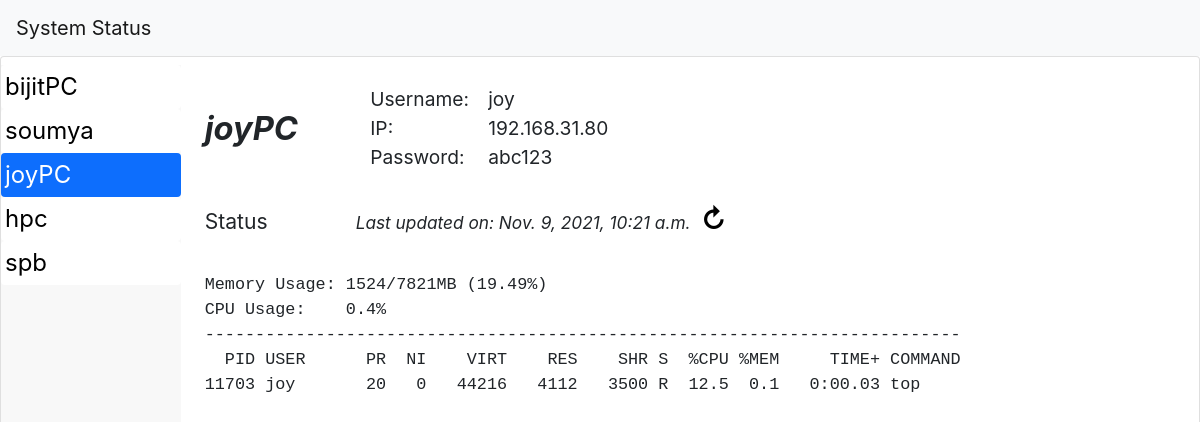
Page /home/joyPC on the committed database.
### jobstat/models.py (models this page shows, shortened)
class remoteModel(models.Model):
    remoteName = models.CharField(max_length=100)   # a short/nick name for the server
    remoteIP = models.GenericIPAddressField()       # server ip address
    remotePORT = models.IntegerField(default=22)    # server port
    username = models.CharField(max_length=100)     # username
    password = models.CharField(max_length=100)     # password
    remoteType = models.CharField(max_length=100,choices=[
        ('workstation',"Workstation/PC"),  # 2ns one shows in the list options
        ('cluster',"Cluster"),
        ('qsubcluster',"qsubClsuter"),
    ],default="Workstation")
    remoteCommand= models.TextField(blank=True, null=True)
    remoteStatus = models.TextField(blank=True, null=True)
    lastUpdated = models.DateTimeField(null=True, blank=True)

### jobstat/views.py (the view)
# urls.py: path(r'home/<str:rName>',views.detail, name='detail'),
def detail(request, rName):
    print(request.META.get('REMOTE_ADDR'))
    return render(request, 'index.html',{
        'server':getServersNames(),
        'data':remoteModel.objects.get(remoteName=rName),
        'selected':rName
    })

### jobstat/views.py (called while the page is built)
def getServersNames():
    return [n for n, in remoteModel.objects.values_list('remoteName')]

### jobstat/templates/index.html (shortened to what this page needs)
{% load static %}
<!doctype html>
<html lang="en">
<head>
    <link rel="stylesheet" href="{% static  'bootstrap.min.css' %}">
</head>
<body>
    <nav class="navbar navbar-expand-lg navbar-light bg-light">
        <a class="navbar-brand" href="#">System Status</a>
    </nav>
    <div id="root" class="card py-2">
        <div id="sidebar">
            {% for s in server %}
            <a href="{% url 'detail' s %}">
                {% if s == data.remoteName %}
                    <div class="serverItem card p-1 selected">
                {% else %}
                    <div class="serverItem card p-1">
                        {% endif %}
                        {{s}}
                    </div>
            </a>
            {% endfor %}
        </div>
        <div id="detailPanel" class="px-4">
            <div style="display: flex; ">
                <div class='name'>{{data.remoteName}}</div>
                <div class="card-body grid">
                    <div class="info">Username:  </div> <div>{{data.username}}</div>
                    <div class="info">IP: </div> <div>{{data.remoteIP}}</div>
                    <div class="info">Password: </div> <div>{{data.password}}</div>
                </div>
            </div>
            <div class="py-2 mb-4">
                <div class="inb status"> Status </div>
                <div class="info inb update">Last updated on: {{data.lastUpdated}}</div>
                <a href="{% url 'refresh' selected %}">
                    <div style="display: inline-block; font-size: 1.4em; font-weight: bolder;">
                        &#8635;
                    </div>
                </a>
            </div>
            <div style="overflow: auto;">
                <pre>{{ data.remoteStatus}}</pre>
            </div>
        </div>
    </div>
</body>
</html>

### jobstat/templates/index.html (style rules this page uses)
html, body { height: 100vh; margin: 0; width: 100%; display: flex; flex-flow: column; overflow: hidden; }
#root { display: flex; flex-flow: row; width: 100%; flex-grow: 1; min-height: 100px; }
#sidebar { width: 15%; font-size: 1.5em; background-color: rgb(248, 248, 248); }
#detailPanel { width: 85%; font-size: 1.2em; display: flex; flex-flow: column; }
.serverItem { border: none !important; }
.selected { color: #fff; background-color: #0d6efd; }
a, a:hover { color: black; text-decoration: none; }
.name { font-size: 1.7em; font-weight: bold; font-style: italic; margin: auto; min-width: 15%; }
.inb { display: inline-block; }
.status { min-width: fit-content; width: 15%; font-size: 1.1em; }
.update { font-style: italic; font-size: .9em; padding-right: 5px; min-width: fit-content; }
.grid { display: grid; grid-template-columns: auto 1fr; grid-column-gap: 1em ; }

### rows in the picture
remoteModel: remoteName "joyPC", username "joy", remoteIP "192.168.31.80", password "abc123", lastUpdated "Nov. 9, 2021, 10:21 a.m.", remoteStatus "Memory Usage: 1524/7821MB (19.49%) CPU Usage: 0.4% --------------------------------------------------------------------------- PID USER PR NI VIRT RES SHR S %CPU %MEM TIME+ COMMAND 11703 joy 20 0 44216 4112 3500 R 12.5 0.1 0:00.03 top"

### other values in the picture
{{ s }} "bijitPC" "soumya" "joyPC" "hpc" "spb"
